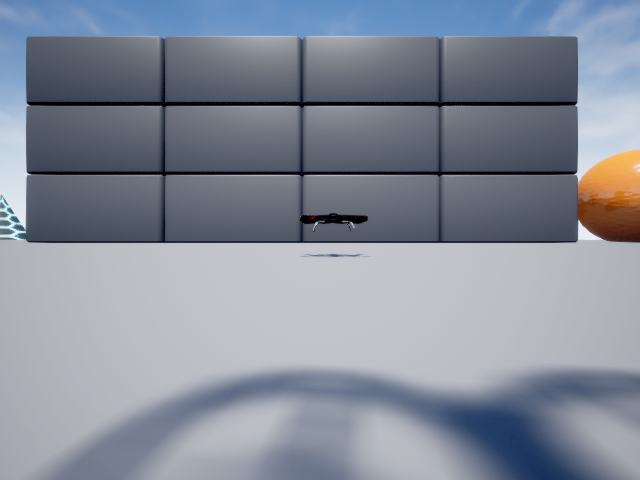
#> input picture stereo/left_img_40.png, 640 x 480 px
$ python stereo_detector.py   (older library calls are emulated)
#> lines starting #> are read from the running program, lines starting #| are printed output that depends on the picture; long printed decimals are rounded
### stereo/stereo_detect.py
# -*- coding: utf-8 -*-
import cv2
import numpy as np

from stereo import stereoconfig  # 导入相机标定的参数


# 预处理
def preprocess(img1, img2):
    # 彩色图->灰度图
    if img1.ndim == 3:  # 判断为三维数组
        img1 = cv2.cvtColor(img1, cv2.COLOR_BGR2GRAY)  # 通过OpenCV加载的图像通道顺序是BGR
    if img2.ndim == 3:
        img2 = cv2.cvtColor(img2, cv2.COLOR_BGR2GRAY)

    # 直方图均衡
    img1 = cv2.equalizeHist(img1)
    img2 = cv2.equalizeHist(img2)

    return img1, img2


# 消除畸变
def undistortion(image, camera_matrix, dist_coeff):
    undistortion_image = cv2.undistort(image, camera_matrix, dist_coeff)

    return undistortion_image


# 获取畸变校正和立体校正的映射变换矩阵、重投影矩阵
def getRectifyTransform(height, width, config):
    # 读取内参和外参
    left_K = config.cam_matrix_left
    right_K = config.cam_matrix_right
    left_distortion = config.distortion_l
    right_distortion = config.distortion_r
    R = config.R
    T = config.T

    # 计算校正变换
    # stereoRectify()的作用是为每个摄像头计算立体校正的映射矩阵。所以其运行结果并不是直接将图片进行立体矫正，而是得出进行立体矫正所需要的映射矩阵。
    # R1、R2分别是摄像机的校正变换矩阵（旋转变换）；P1、P2分别是摄像机在新坐标系下的投影矩阵；Q是4*4的深度差异映射矩阵
    R1, R2, P1, P2, Q, roi1, roi2 = cv2.stereoRectify(left_K, left_distortion, right_K, right_distortion,
                                                      (width, height), R, T, alpha=0)

    # initUndistortRectifyMap()该函数功能是计算畸变矫正和立体校正的映射变换。
    map1x, map1y = cv2.initUndistortRectifyMap(left_K, left_distortion, R1, P1, (width, height), cv2.CV_32FC1)
    map2x, map2y = cv2.initUndistortRectifyMap(right_K, right_distortion, R2, P2, (width, height), cv2.CV_32FC1)

    return map1x, map1y, map2x, map2y, Q


# 畸变校正和立体校正
def rectifyImage(image1, image2, map1x, map1y, map2x, map2y):
    rectifyed_img1 = cv2.remap(image1, map1x, map1y, cv2.INTER_AREA)
    rectifyed_img2 = cv2.remap(image2, map2x, map2y, cv2.INTER_AREA)

    return rectifyed_img1, rectifyed_img2


# 立体校正检验----画线
# [16 lines left out: function draw_line, not called in this run]


# 视差计算
def stereoMatchSGBM(left_image, right_image, down_scale=False):
    # SGBM匹配参数设置
    if left_image.ndim == 2:
        img_channels = 1
    else:
        img_channels = 3
    blockSize = 3
    paraml = {'minDisparity': 0,
              'numDisparities': 128,
              'blockSize': blockSize,
              'P1': 8 * img_channels * blockSize ** 2,
              'P2': 32 * img_channels * blockSize ** 2,
              'disp12MaxDiff': 1,
              'preFilterCap': 63,
              'uniquenessRatio': 15,
              'speckleWindowSize': 100,
              'speckleRange': 1,
              'mode': cv2.STEREO_SGBM_MODE_SGBM_3WAY
              }

    # 构建SGBM对象
    left_matcher = cv2.StereoSGBM_create(**paraml)
    paramr = paraml
    paramr['minDisparity'] = -paraml['numDisparities']
    right_matcher = cv2.StereoSGBM_create(**paramr)

    # 计算视差图
    size = (left_image.shape[1], left_image.shape[0])
    if not down_scale:
        disparity_left = left_matcher.compute(left_image, right_image)  # compute函数计算视差图
        disparity_right = right_matcher.compute(right_image, left_image)

    else:
        left_image_down = cv2.pyrDown(left_image)
        right_image_down = cv2.pyrDown(right_image)
        factor = left_image.shape[1] / left_image_down.shape[1]

        disparity_left_half = left_matcher.compute(left_image_down, right_image_down)
        disparity_right_half = right_matcher.compute(right_image_down, left_image_down)
        disparity_left = cv2.resize(disparity_left_half, size, interpolation=cv2.INTER_AREA)
        disparity_right = cv2.resize(disparity_right_half, size, interpolation=cv2.INTER_AREA)
        disparity_left = factor * disparity_left
        disparity_right = factor * disparity_right

    # 真实视差（因为SGBM算法得到的视差是×16的）
    trueDisp_left = disparity_left.astype(np.float32) / 16.
    trueDisp_right = disparity_right.astype(np.float32) / 16.

    return trueDisp_left, trueDisp_right


# [56 lines that do not run on import are left out]

### stereo/stereoconfig.py
import numpy as np


# 双目相机参数
class StereoCamera(object):
    def __init__(self):
        # 左相机内参（估计值）
        self.cam_matrix_left = np.array([[320., 0., 320.],
                                         [0., 320., 240.],
                                         [0., 0., 1.]])
        # 右相机内参
        self.cam_matrix_right = np.array([[320., 0., 320.],
                                         [0., 320., 240.],
                                         [0., 0., 1.]])

        # 左右相机畸变系数:[k1, k2, p1, p2, k3]（真实值）
        self.distortion_l = np.array([[0., 0., 0., 0., 0.]])
        self.distortion_r = np.array([[0., 0., 0., 0., 0.]])

        # 旋转矩阵
        self.R = np.array([[1., 0., 0.],
                           [0., 1., 0.],
                           [0., 0., 1.]])

        # 平移矩阵（估计值，单位mm）
        self.T = np.array([[-400.], [0.], [0.]])

        # 焦距fx≈fy≈f（估计值）
        self.focal_length = 320.

        # 基线距离。单位：mm， 为平移向量的第一个参数（取绝对值）（估计值）
        self.baseline = 400

### stereo/stereo_detector.py
import cv2
import numpy
import numpy as np

import stereo.stereo_detect as ss
from stereo import stereoconfig


class StereoDetector():
    def __init__(self):
        self.config = stereoconfig.StereoCamera()

    def run_detect(self, iml, imr, x, y):
        height, width = iml.shape[0:2]

        # 1.消除畸变（airsim原本是没有畸变的）
        iml = ss.undistortion(iml, self.config.cam_matrix_left, self.config.distortion_l)
        imr = ss.undistortion(imr, self.config.cam_matrix_right, self.config.distortion_r)
        # 预处理，一般可以削弱光照不均的影响，不做也可以
        iml_, imr_ = ss.preprocess(iml, imr)

        # 2.立体校正
        # 获取用于畸变校正和立体校正的映射矩阵以及用于计算像素空间坐标的重投影矩阵
        map1x, map1y, map2x, map2y, Q = ss.getRectifyTransform(height, width, self.config)
        iml_rectified_l, imr_rectified_r = ss.rectifyImage(iml_, imr_, map1x, map1y, map2x, map2y)

        # 3.计算视差图
        disp, _ = ss.stereoMatchSGBM(iml_rectified_l, imr_rectified_r, False)

        # 计算像素点的3D坐标（左相机坐标系下）
        points_3d = cv2.reprojectImageTo3D(disp, Q)
        position = np.array([points_3d[y, x, 0], points_3d[y, x, 1], points_3d[y, x, 2]]) / 1000
        distance = ((points_3d[y, x, 0] ** 2 + points_3d[y, x, 1] ** 2 + points_3d[y, x, 2] ** 2) ** 0.5) / 1000

        return distance, position


if __name__ == '__main__':
    detector = StereoDetector()
    iml = cv2.imread('left_img_40.png')
#> iml is the input picture: shape (480, 640, 3); mean B, G, R 153.7, 140.1, 132.7
    imr = cv2.imread('right_img_40.png')
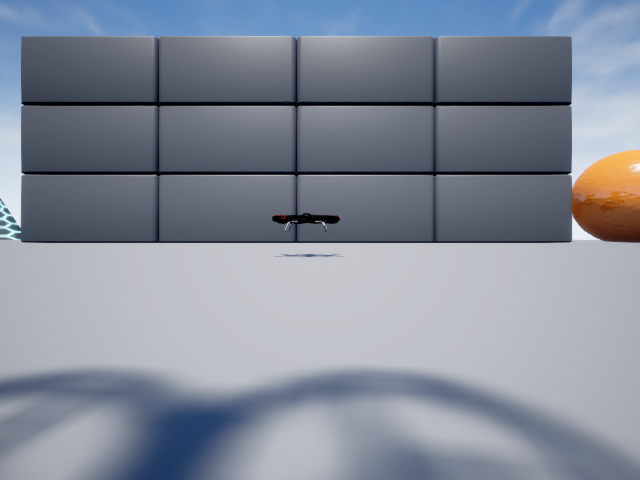
#> input picture stereo/right_img_40.png, 640 x 480 px
#> imr is the input picture: shape (480, 640, 3); mean B, G, R 153.1, 139.5, 132
    distance, position = detector.run_detect(iml, imr, 320, 221)
#> in preprocess, `img1 = cv2.cvtColor(img1, cv2.COLOR_BGR2GRAY)`:
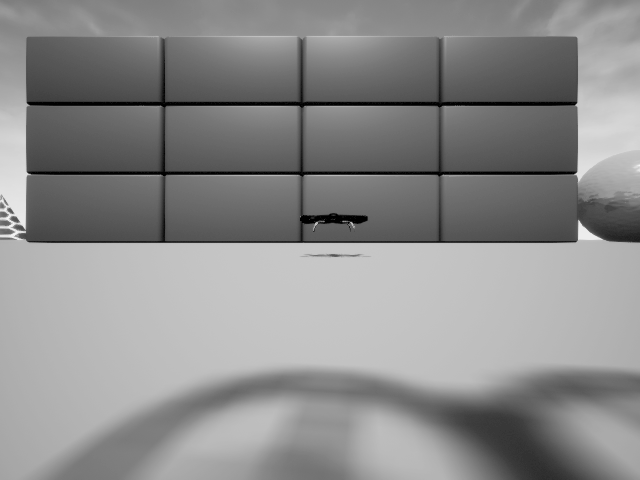
#> img1: shape (480, 640); min 0, max 247, mean 139.5
#> in preprocess, `img2 = cv2.cvtColor(img2, cv2.COLOR_BGR2GRAY)`:
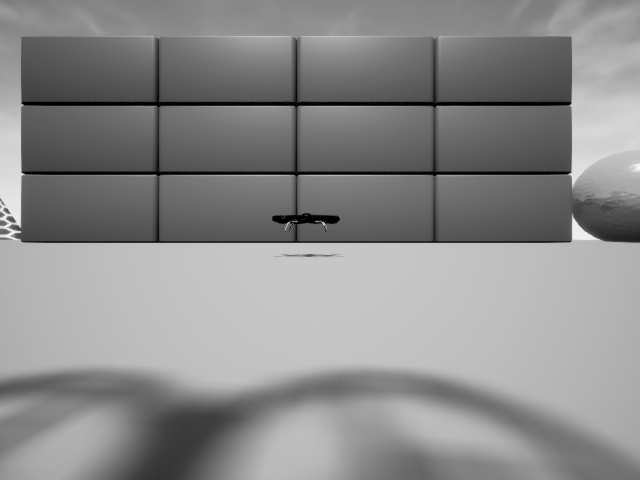
#> img2: shape (480, 640); min 0, max 255, mean 138.8
#> in preprocess, `img1 = cv2.equalizeHist(img1)`:
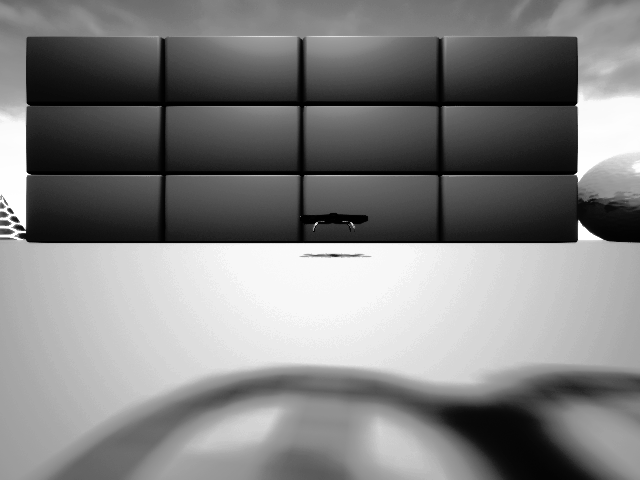
#> img1: shape (480, 640); min 0, max 255, mean 128.2
#> in preprocess, `img2 = cv2.equalizeHist(img2)`:
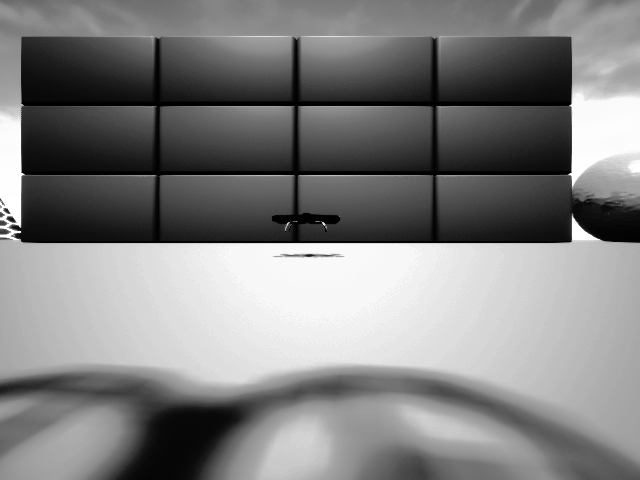
#> img2: shape (480, 640); min 0, max 255, mean 128.2
#> in stereoMatchSGBM, `disparity_left = left_matcher.compute(left_image, right_image)`:
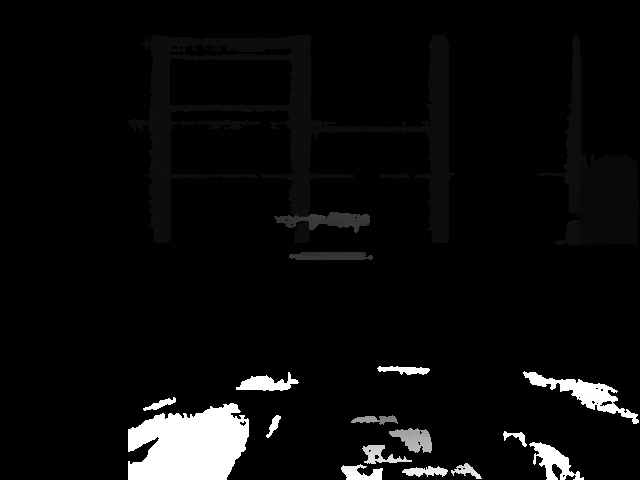
#> disparity_left: shape (480, 640) int16; min -16, max 2032, mean 87.9; drawn with min black and max white
#> in stereoMatchSGBM, `disparity_right = right_matcher.compute(right_image, left_image)`:
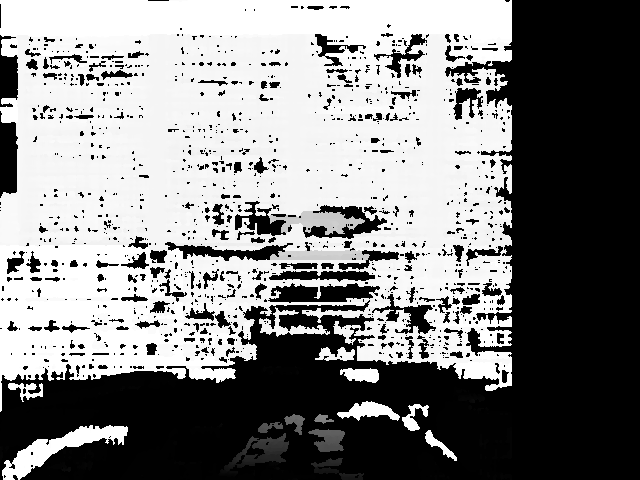
#> disparity_right: shape (480, 640) int16; min -2064, max -16, mean -1002.8; drawn with min black and max white
#> in run_detect, `points_3d = cv2.reprojectImageTo3D(disp, Q)`: points_3d: shape (480, 640, 3) float32; 52.86% of the values are NaN or infinite; the others: min -145066.7, max 227555.6, mean -22679.5
#> in run_detect, `position = np.array([points_3d[y, x, 0], points_3d[y, x, 1], points_3d..`: position = [0, -0.274, 4.61]
#> in run_detect, `distance = ((points_3d[y, x, 0] ** 2 + points_3d[y, x, 1] ** 2 + point..`: distance = 4.62
#> distance = 4.62; position = [0, -0.274, 4.61]
    print('距离：%f, 位置：(%f, %f, %f)' % (distance, position[0], position[1], position[2]))
#| 距离：4.621, 位置：(0, -0.2739, 4.613)
